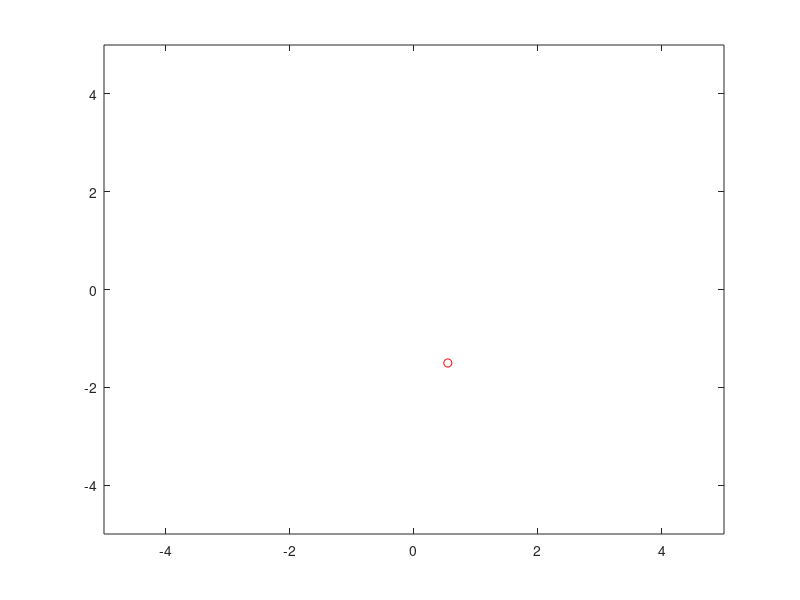

MATLAB code to generate this figure:
clear all;
close all;

x = randn(100, 1);
y = randn(100, 1);
k = 1;
while k <= 100
  plot(x(k),y(k),'ro')
  axis([-5,5,-5,5])
  M(k) = getframe(gca);
  k = k+1;
end
movie(M, 1)